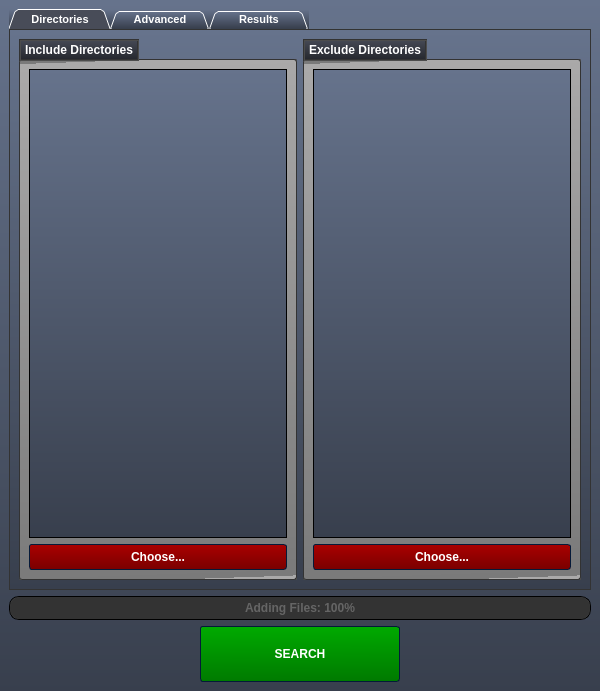
<?xml version="1.0" encoding="UTF-8"?>
<ui version="4.0">
 <class>MainWindow</class>
 <widget class="QMainWindow" name="MainWindow">
  <property name="geometry">
   <rect>
    <x>0</x>
    <y>0</y>
    <width>600</width>
    <height>691</height>
   </rect>
  </property>
  <property name="windowTitle">
   <string>MainWindow</string>
  </property>
  <property name="styleSheet">
   <string notr="true">/*Copyright (c) DevSec Studio. All rights reserved.

MIT License

Permission is hereby granted, free of charge, to any person obtaining a copy
of this software and associated documentation files (the &quot;Software&quot;), to deal
in the Software without restriction, including without limitation the rights
to use, copy, modify, merge, publish, distribute, sublicense, and/or sell
copies of the Software, and to permit persons to whom the Software is
furnished to do so, subject to the following conditions:

The above copyright notice and this permission notice shall be included in all
copies or substantial portions of the Software.

THE SOFTWARE IS PROVIDED *AS IS*, WITHOUT WARRANTY OF ANY KIND, EXPRESS OR
IMPLIED, INCLUDING BUT NOT LIMITED TO THE WARRANTIES OF MERCHANTABILITY,
FITNESS FOR A PARTICULAR PURPOSE AND NONINFRINGEMENT. IN NO EVENT SHALL THE
AUTHORS OR COPYRIGHT HOLDERS BE LIABLE FOR ANY CLAIM, DAMAGES OR OTHER
LIABILITY, WHETHER IN AN ACTION OF CONTRACT, TORT OR OTHERWISE, ARISING FROM,
OUT OF OR IN CONNECTION WITH THE SOFTWARE OR THE USE OR OTHER DEALINGS IN THE
SOFTWARE.
*/

/*-----QWidget-----*/
QWidget
{
	background-color: qlineargradient(spread:repeat, x1:1, y1:0, x2:1, y2:1, stop:0 rgba(102, 115, 140, 255),stop:1 rgba(56, 63, 77, 255));
	color: #ffffff;
	border-color: #051a39;

}


/*-----QLabel-----*/
QLabel
{
	background-color: transparent;
	color: #ffffff;
	font-weight: bold;

}


QLabel::disabled
{
	background-color: transparent;
	color: #898988;

}


/*-----QMenuBar-----*/
QMenuBar
{
	background-color: #484c58;
	color: #ffffff;
	border-color: #051a39;
	font-weight: bold;

}


QMenuBar::disabled
{
	background-color: #404040;
	color: #898988;
	border-color: #051a39;

}


QMenuBar::item
{
    background-color: transparent;

}


QMenuBar::item:selected
{
    background-color: #c4c5c3;
	color: #000000;
    border: 1px solid #000000;

}


QMenuBar::item:pressed
{
    background-color: #979796;
    border: 1px solid #000;
    margin-bottom: -1px;
    padding-bottom: 1px;

}


/*-----QMenu-----*/
QMenu
{
    background-color: #c4c5c3;
    border: 1px solid;
    color: #000000;
	font-weight: bold;

}


QMenu::separator
{
    height: 1px;
    background-color: #363942;
    color: #ffffff;
    padding-left: 4px;
    margin-left: 10px;
    margin-right: 5px;

}


QMenu::item
{
    min-width : 150px;
    padding: 3px 20px 3px 20px;

}


QMenu::item:selected
{
    background-color: #363942;
    color: #ffffff;

}


QMenu::item:disabled
{
    color: #898988;
}


/*-----QToolTip-----*/
QToolTip
{
	background-color: #bbbcba;
	color: #000000;
	border-color: #051a39;
	border : 1px solid #000000;
	border-radius: 2px;

}


/*-----QPushButton-----*/
QPushButton
{
	background-color: qlineargradient(spread:repeat, x1:0.486, y1:0, x2:0.505, y2:1, stop:0.00480769 rgba(170, 0, 0, 255),stop:1 rgba(122, 0, 0, 255));
	color: #ffffff;
	font-weight: bold;
	border-style: solid;
	border-width: 1px;
	border-radius: 3px;
	border-color: #051a39;
	padding: 5px;

}


QPushButton::disabled
{
	background-color: #404040;
	color: #656565;
	border-color: #051a39;

}


QPushButton::hover
{
	background-color: #9c0000;
	color: #ffffff;
	border-style: solid;
	border-width: 1px;
	border-radius: 3px;
	border-color: #051a39;
	padding: 5px;

}


QPushButton::pressed
{
	background-color: #880000;
	color: #ffffff;
	border-style: solid;
	border-width: 2px;
	border-radius: 3px;
	border-color: #000000;
	padding: 5px;

}


/*-----QToolButton-----*/
QToolButton 
{
	background-color: qlineargradient(spread:repeat, x1:1, y1:0, x2:1, y2:1, stop:0 rgba(177, 181, 193, 255),stop:1 rgba(159, 163, 174, 255));
	color: #ffffff;
	font-weight: bold;
	border-style: solid;
	border-width: 1px;
	border-radius: 3px;
	border-color: #051a39;
	padding: 5px;

}


QToolButton::disabled
{
	background-color: #404040;
	color: #656565;
	border-color: #051a39;

}


QToolButton::hover
{
	background-color: #9fa3ae;
	color: #ffffff;
	border-style: solid;
	border-width: 1px;
	border-radius: 3px;
	border-color: #051a39;
	padding: 5px;

}


QToolButton::pressed
{
	background-color: #7b7e86;
	color: #ffffff;
	border-style: solid;
	border-width: 2px;
	border-radius: 3px;
	border-color: #000000;
	padding: 5px;

}


/*-----QComboBox-----*/
QComboBox
{
    background-color: qlineargradient(spread:repeat, x1:1, y1:0, x2:1, y2:1, stop:0 rgba(118, 118, 118, 255),stop:1 rgba(70, 70, 70, 255));
    border: 1px solid #333333;
    border-radius: 3px;
    padding-left: 6px;
    color: lightgray;
	font-weight: bold;
    height: 20px;

}


QComboBox::disabled
{
	background-color: #404040;
	color: #656565;
	border-color: #051a39;

}


QComboBox:hover
{
    background-color: #646464;

}


QComboBox:on
{
    background-color: #979796;
	color: #000000;

}


QComboBox QAbstractItemView
{
    background-color: #c4c5c3;
    color: #000000;
    border: 1px solid black;
    selection-background-color: #363942;
    selection-color: #ffffff;
    outline: 0;

}


QComboBox::drop-down
{
    subcontrol-origin: padding;
    subcontrol-position: top right;
    width: 15px;
    border-left-width: 1px;
    border-left-color: darkgray;
    border-left-style: solid; 
    border-top-right-radius: 3px; 
    border-bottom-right-radius: 3px;

}


QComboBox::down-arrow
{
    image: url(://arrow-down.png);
    width: 8px;
    height: 8px;
}






/*-----QLineEdit-----*/
QLineEdit
{
	background-color: #000000;
	color: #00ff00;
	font-weight: bold;
    border: 1px solid #333333;
	padding: 4px;

}


QLineEdit:hover
{
    border: 1px solid #00ff00;

}


QLineEdit::disabled
{
	background-color: #404040;
	color: #656565;
	border-width: 1px;
	border-color: #051a39;
	padding: 2px;

}


/*-----QTextEdit-----*/
QTextEdit
{
	background-color: #808080;
	color: #fff;
	border: 1px groove #333333;

}


QTextEdit::disabled
{
	background-color: #404040;
	color: #656565;
	border-color: #051a39;

}


/*-----QGroupBox-----*/
QGroupBox 
{
    border: 1px groove #333333;
	border-radius: 2px;
    margin-top: 20px;

}


QGroupBox 
{
	background-color: qlineargradient(spread:repeat, x1:0.486, y1:0, x2:0.505, y2:1, stop:0.00480769 rgba(170, 169, 169, 255),stop:1 rgba(122, 122, 122, 255));
	font-weight: bold;

}


QGroupBox::title  
{
    background-color: qlineargradient(spread:repeat, x1:1, y1:0, x2:1, y2:1, stop:0 rgba(71, 75, 87, 255),stop:1 rgba(35, 37, 43, 255));
    color: #ffffff;
    border: 2px groove #333333;
    subcontrol-origin: margin;
    subcontrol-position: top left;
    padding: 2px;

}


QGroupBox::title::disabled
{
	background-color: #404040;
	color: #656565;
    subcontrol-origin: margin;
    subcontrol-position: top left;
    padding: 5px;
	border-top-left-radius: 3px;
	border-top-right-radius: 3px;

}


/*-----QCheckBox-----*/
QCheckBox{
	background-color: transparent;
	font-weight: bold;
	color: #fff;

}


QCheckBox::indicator
{
    color: #b1b1b1;
    background-color: #323232;
    border: 2px solid #222222;
    width: 12px;
    height: 12px;

}


QCheckBox::indicator:checked
{
    image:url(://checkbox.png);
    border: 2px solid #00ff00;

}


QCheckBox::indicator:unchecked:hover
{
    border: 2px solid #00ff00;

}


QCheckBox::disabled
{
	color: #656565;

}


QCheckBox::indicator:disabled
{
	background-color: #656565;
	color: #656565;
    border: 1px solid #656565;

}


/*-----QRadioButton-----*/
QRadioButton{
	background-color: transparent;
	font-weight: bold;
	color: #fff;

}


QRadioButton::indicator::unchecked
{ 
	border: 2px inset #222222; 
	border-radius: 6px; 
	background-color:  #323232;
	width: 9px; 
	height: 9px; 

}


QRadioButton::indicator::unchecked:hover
{ 
	border: 2px solid #00ff00; 
	border-radius: 5px; 
	background-color:  #323232;
	width: 9px; 
	height: 9px; 

}


QRadioButton::indicator::checked
{ 
	border: 2px inset #222222; 
	border-radius: 5px; 
	background-color: #00ff00; 
	width: 9px; 
	height: 9px; 

}


QRadioButton::disabled
{
	color: #656565;

}


QRadioButton::indicator:disabled
{
	background-color: #656565;
	color: #656565;
    border: 2px solid #656565;

}


/*-----QTableView &amp; QTableWidget-----*/
QTableView
{
    background-color: #808080;
    border: 1px groove #333333;
    color: #f0f0f0;
	font-weight: bold;
    gridline-color: #333333;
    outline : 0;

}


QTableView::disabled
{
    background-color: #242526;
    border: 1px solid #32414B;
    color: #656565;
    gridline-color: #656565;
    outline : 0;

}


QTableView::item:hover 
{
    background-color: #484c58;
    color: #f0f0f0;

}


QTableView::item:selected 
{
    background-color: #484c58;
    border: 2px groove #00ff00;
    color: #F0F0F0;

}


QTableView::item:selected:disabled
{
    background-color: #1a1b1c;
    border: 2px solid #525251;
    color: #656565;

}


QTableCornerButton::section
{
    background-color: #282830;

}


QHeaderView::section
{
    background-color: #282830;
    color: #fff;
	font-weight: bold;
    text-align: left;
	padding: 4px;
	
}


QHeaderView::section:disabled
{
    background-color: #525251;
    color: #656565;

}


QHeaderView::section:checked
{
    background-color: #00ff00;

}


QHeaderView::section:checked:disabled
{
    color: #656565;
    background-color: #525251;

}


QHeaderView::section::vertical::first,
QHeaderView::section::vertical::only-one
{
    border-top: 0px;

}


QHeaderView::section::vertical
{
    border-top: 0px;

}


QHeaderView::section::horizontal::first,
QHeaderView::section::horizontal::only-one
{
    border-left: 0px;

}


QHeaderView::section::horizontal
{
    border-left: 0px;

}


/*-----QTabWidget-----*/
QTabBar::tab
{
	background-color: transparent;
	color: #ffffff;
	font-weight: bold;
	width: 80px;
	height: 9px;
	
}


QTabBar::tab:disabled
{
	background-color: #656565;
	color: #656565;

}


QTabWidget::pane 
{
	background-color: transparent;
	color: #ffffff;
	border: 1px groove #333333;

}


QTabBar::tab:selected
{
    background-color: #484c58;
	color: #ffffff;
	border: 1px groove #333333;
	border-bottom: 0px;

}


QTabBar::tab:selected:disabled
{
	background-color: #404040;
	color: #656565;

}


QTabBar::tab:!selected 
{
    background-color: #a3a7b2;

}


QTabBar::tab:!selected:hover 
{
    background-color: #484c58;

}


QTabBar::tab:top:!selected 
{
    margin-top: 1px;

}


QTabBar::tab:bottom:!selected 
{
    margin-bottom: 3px;

}


QTabBar::tab:top, QTabBar::tab:bottom 
{
    min-width: 8ex;
    margin-right: -1px;
    padding: 5px 10px 5px 10px;

}


QTabBar::tab:top:selected 
{
    border-bottom-color: none;

}


QTabBar::tab:bottom:selected 
{
    border-top-color: none;

}


QTabBar::tab:top:last, QTabBar::tab:bottom:last,
QTabBar::tab:top:only-one, QTabBar::tab:bottom:only-one 
{
    margin-right: 0;

}


QTabBar::tab:left:!selected 
{
    margin-right: 2px;

}


QTabBar::tab:right:!selected
{
    margin-left: 2px;

}


QTabBar::tab:left, QTabBar::tab:right 
{
    min-height: 15ex;
    margin-bottom: -1px;
    padding: 10px 5px 10px 5px;

}


QTabBar::tab:left:selected 
{
    border-left-color: none;

}


QTabBar::tab:right:selected 
{
    border-right-color: none;

}


QTabBar::tab:left:last, QTabBar::tab:right:last,
QTabBar::tab:left:only-one, QTabBar::tab:right:only-one 
{
    margin-bottom: 0;

}


/*-----QSlider-----*/
QSlider{
	background-color: transparent;

}


QSlider::groove:horizontal 
{
	background-color: transparent;
	height: 6px;

}


QSlider::sub-page:horizontal 
{
	background-color: qlineargradient(spread:reflect, x1:1, y1:0, x2:1, y2:1, stop:0.00480769 rgba(201, 201, 201, 255),stop:1 rgba(72, 72, 72, 255));
	border: 1px solid #000;

}


QSlider::add-page:horizontal 
{
	background-color: #404040;
	border: 1px solid #000; 

}


QSlider::handle:horizontal 
{
	background-color: qlineargradient(spread:reflect, x1:1, y1:0, x2:1, y2:1, stop:0.00480769 rgba(201, 201, 201, 255),stop:1 rgba(72, 72, 72, 255));
	border: 1px solid #000; 
	width: 12px;
	margin-top: -6px;
	margin-bottom: -6px;

}


QSlider::handle:horizontal:hover 
{
	background-color: #808080;

}


QSlider::sub-page:horizontal:disabled 
{
	background-color: #bbb;
	border-color: #999;

}


QSlider::add-page:horizontal:disabled 
{
	background-color: #eee;
	border-color: #999;

}


QSlider::handle:horizontal:disabled 
{
	background-color: #eee;
	border: 1px solid #aaa;

}


QSlider::groove:vertical 
{
	background-color: transparent;
	width: 6px;

}


QSlider::sub-page:vertical 
{
	background-color: qlineargradient(spread:reflect, x1:0, y1:0.483, x2:1, y2:0.517, stop:0.00480769 rgba(201, 201, 201, 255),stop:1 rgba(72, 72, 72, 255));
	border: 1px solid #000;

}


QSlider::add-page:vertical 
{
	background-color: #404040;
	border: 1px solid #000;

}


QSlider::handle:vertical 
{
	background-color: qlineargradient(spread:reflect, x1:0, y1:0.483, x2:1, y2:0.517, stop:0.00480769 rgba(201, 201, 201, 255),stop:1 rgba(72, 72, 72, 255));
	border: 1px solid #000;
	height: 12px;
	margin-left: -6px;
	margin-right: -6px;

}


QSlider::handle:vertical:hover 
{
	background-color: #808080;

}


QSlider::sub-page:vertical:disabled 
{
	background-color: #bbb;
	border-color: #999;

}


QSlider::add-page:vertical:disabled 
{
	background-color: #eee;
	border-color: #999;

}


QSlider::handle:vertical:disabled 
{
	background-color: #eee;
	border: 1px solid #aaa;
	border-radius: 3px;

}


/*-----QDial-----*/
QDial
{
	background-color: #600000;

}


QDial::disabled
{
	background-color: #404040;

}


/*-----QScrollBar-----*/
QScrollBar:horizontal
{
    border: 1px solid #222222;
    background-color: #63676d;
    height: 18px;
    margin: 0px 18px 0 18px;

}


QScrollBar::handle:horizontal
{
    background-color: #a6acb3;
	border: 1px solid #656565;
	border-radius: 2px;
    min-height: 20px;

}


QScrollBar::add-line:horizontal
{
    border: 1px solid #1b1b19;
    background-color: #a6acb3;
    width: 18px;
    subcontrol-position: right;
    subcontrol-origin: margin;

}


QScrollBar::sub-line:horizontal
{
    border: 1px solid #1b1b19;
    background-color: #a6acb3;
    width: 18px;
    subcontrol-position: left;
    subcontrol-origin: margin;

}


QScrollBar::right-arrow:horizontal
{
    image: url(://arrow-right.png);
    width: 8px;
    height: 8px;

}


QScrollBar::left-arrow:horizontal
{
    image: url(://arrow-left.png);
    width: 8px;
    height: 8px;

}


QScrollBar::add-page:horizontal, QScrollBar::sub-page:horizontal
{
    background: none;

}


QScrollBar:vertical
{
    background-color: #63676d;
    width: 18px;
    margin: 18px 0 18px 0;
    border: 1px solid #222222;

}


QScrollBar::handle:vertical
{
    background-color: #a6acb3;
	border: 1px solid #656565;
	border-radius: 2px;
    min-height: 20px;

}


QScrollBar::add-line:vertical
{
    border: 1px solid #1b1b19;
    background-color: #a6acb3;
    height: 18px;
    subcontrol-position: bottom;
    subcontrol-origin: margin;

}


QScrollBar::sub-line:vertical
{
    border: 1px solid #1b1b19;
    background-color: #a6acb3;
    height: 18px;
    subcontrol-position: top;
    subcontrol-origin: margin;

}


QScrollBar::up-arrow:vertical
{
    image: url(://arrow-up.png);
    width: 8px;
    height: 8px;

}


QScrollBar::down-arrow:vertical
{
    image: url(://arrow-down.png);
    width: 8px;
    height: 8px;

}


QScrollBar::add-page:vertical, QScrollBar::sub-page:vertical
{
    background: none;

}


/*-----QProgressBar-----*/
QProgressBar
{
	background-color: #000;
	color: #00ff00;
	font-weight: bold;
	border: 0px groove #000;
	border-radius: 10px;
	text-align: center;

}


QProgressBar:disabled
{
	background-color: #404040;
	color: #656565;
	border-color: #051a39;
	border: 1px solid #000;
	border-radius: 10px;
	text-align: center;

}


QProgressBar::chunk {
	background-color: #ffaf02;
	border: 0px;
	border-radius: 10px;
	color: #000;

}


QProgressBar::chunk:disabled {
	background-color: #333;
	border: 0px;
	border-radius: 10px;
	color: #656565;
}


/*-----QStatusBar-----*/
QStatusBar
{
	background-color: qlineargradient(spread:repeat, x1:1, y1:0, x2:1, y2:1, stop:0 rgba(102, 115, 140, 255),stop:1 rgba(56, 63, 77, 255));
	color: #ffffff;
	border-color: #051a39;
	font-weight: bold;

}


</string>
  </property>
  <property name="tabShape">
   <enum>QTabWidget::Rounded</enum>
  </property>
  <widget class="QWidget" name="centralwidget">
   <layout class="QGridLayout" name="gridLayout">
    <item row="1" column="0">
     <layout class="QGridLayout" name="gridLayout_12">
      <item row="1" column="0">
       <spacer name="horizontalSpacer">
        <property name="orientation">
         <enum>Qt::Horizontal</enum>
        </property>
        <property name="sizeHint" stdset="0">
         <size>
          <width>40</width>
          <height>20</height>
         </size>
        </property>
       </spacer>
      </item>
      <item row="1" column="1">
       <widget class="QPushButton" name="search_button">
        <property name="minimumSize">
         <size>
          <width>200</width>
          <height>56</height>
         </size>
        </property>
        <property name="maximumSize">
         <size>
          <width>16777215</width>
          <height>56</height>
         </size>
        </property>
        <property name="styleSheet">
         <string notr="true">QPushButton
{
	background-color: qlineargradient(spread:repeat, x1:0.486, y1:0, x2:0.505, y2:1, stop:0.00480769 rgba(0, 170, 0, 255),stop:1 rgba(0, 122, 0, 255));
	color: #ffffff;
	font-weight: bold;
	border-style: solid;
	border-width: 1px;
	border-radius: 3px;
	border-color: #051a39;
	padding: 5px;

}


QPushButton::disabled
{
	background-color: #404040;
	color: #656565;
	border-color: #051a39;

}


QPushButton::hover
{
	background-color: #009c00;
	color: #ffffff;
	border-style: solid;
	border-width: 1px;
	border-radius: 3px;
	border-color: #051a39;
	padding: 5px;

}


QPushButton::pressed
{
	background-color: #008800;
	color: #ffffff;
	border-style: solid;
	border-width: 2px;
	border-radius: 3px;
	border-color: #000000;
	padding: 5px;

}
</string>
        </property>
        <property name="text">
         <string>SEARCH</string>
        </property>
       </widget>
      </item>
      <item row="1" column="2">
       <spacer name="horizontalSpacer_2">
        <property name="orientation">
         <enum>Qt::Horizontal</enum>
        </property>
        <property name="sizeHint" stdset="0">
         <size>
          <width>40</width>
          <height>20</height>
         </size>
        </property>
       </spacer>
      </item>
      <item row="0" column="0" colspan="3">
       <widget class="QProgressBar" name="progress_bar">
        <property name="enabled">
         <bool>false</bool>
        </property>
        <property name="sizePolicy">
         <sizepolicy hsizetype="Ignored" vsizetype="Fixed">
          <horstretch>0</horstretch>
          <verstretch>0</verstretch>
         </sizepolicy>
        </property>
        <property name="maximumSize">
         <size>
          <width>16777215</width>
          <height>26</height>
         </size>
        </property>
        <property name="font">
         <font>
          <pointsize>9</pointsize>
          <italic>false</italic>
          <bold>true</bold>
         </font>
        </property>
        <property name="value">
         <number>100</number>
        </property>
        <property name="textVisible">
         <bool>true</bool>
        </property>
        <property name="format">
         <string>Adding Files: %p%</string>
        </property>
       </widget>
      </item>
     </layout>
    </item>
    <item row="0" column="0">
     <widget class="QTabWidget" name="tabs">
      <property name="font">
       <font>
        <pointsize>8</pointsize>
        <italic>false</italic>
        <bold>true</bold>
        <underline>false</underline>
        <strikeout>false</strikeout>
        <kerning>true</kerning>
       </font>
      </property>
      <property name="focusPolicy">
       <enum>Qt::NoFocus</enum>
      </property>
      <property name="tabShape">
       <enum>QTabWidget::Triangular</enum>
      </property>
      <property name="currentIndex">
       <number>0</number>
      </property>
      <property name="usesScrollButtons">
       <bool>false</bool>
      </property>
      <property name="tabBarAutoHide">
       <bool>false</bool>
      </property>
      <widget class="QWidget" name="directories">
       <attribute name="title">
        <string>Directories</string>
       </attribute>
       <layout class="QGridLayout" name="gridLayout_4">
        <item row="0" column="1">
         <widget class="QGroupBox" name="exclude_directories_group_box">
          <property name="minimumSize">
           <size>
            <width>276</width>
            <height>500</height>
           </size>
          </property>
          <property name="maximumSize">
           <size>
            <width>16777215</width>
            <height>16777215</height>
           </size>
          </property>
          <property name="title">
           <string>Exclude Directories</string>
          </property>
          <layout class="QVBoxLayout" name="verticalLayout_3">
           <item>
            <widget class="QListWidget" name="exclude_directories_list_widget"/>
           </item>
           <item>
            <widget class="QPushButton" name="choose_exclude_directories">
             <property name="text">
              <string>Choose...</string>
             </property>
            </widget>
           </item>
          </layout>
         </widget>
        </item>
        <item row="0" column="0">
         <widget class="QGroupBox" name="include_directories_group_box">
          <property name="sizePolicy">
           <sizepolicy hsizetype="Preferred" vsizetype="Ignored">
            <horstretch>0</horstretch>
            <verstretch>0</verstretch>
           </sizepolicy>
          </property>
          <property name="minimumSize">
           <size>
            <width>276</width>
            <height>500</height>
           </size>
          </property>
          <property name="maximumSize">
           <size>
            <width>16777215</width>
            <height>16777215</height>
           </size>
          </property>
          <property name="title">
           <string>Include Directories</string>
          </property>
          <layout class="QVBoxLayout" name="verticalLayout_2">
           <item>
            <widget class="QListWidget" name="include_directories_list_widget"/>
           </item>
           <item>
            <widget class="QPushButton" name="choose_include_directories">
             <property name="text">
              <string>Choose...</string>
             </property>
            </widget>
           </item>
          </layout>
         </widget>
        </item>
       </layout>
      </widget>
      <widget class="QWidget" name="advanced">
       <attribute name="title">
        <string>Advanced</string>
       </attribute>
       <layout class="QGridLayout" name="gridLayout_6">
        <item row="0" column="0" rowspan="3">
         <widget class="QGroupBox" name="include_masks_group_box">
          <property name="sizePolicy">
           <sizepolicy hsizetype="Preferred" vsizetype="Preferred">
            <horstretch>0</horstretch>
            <verstretch>0</verstretch>
           </sizepolicy>
          </property>
          <property name="title">
           <string>Include Masks</string>
          </property>
          <layout class="QGridLayout" name="gridLayout_9">
           <item row="1" column="1">
            <widget class="QLineEdit" name="include_mask_line_edit">
             <property name="autoFillBackground">
              <bool>false</bool>
             </property>
             <property name="text">
              <string/>
             </property>
             <property name="placeholderText">
              <string>Enter mask here...</string>
             </property>
             <property name="clearButtonEnabled">
              <bool>true</bool>
             </property>
            </widget>
           </item>
           <item row="2" column="1">
            <widget class="QPushButton" name="add_include_mask_button">
             <property name="text">
              <string>Add</string>
             </property>
            </widget>
           </item>
           <item row="0" column="1">
            <widget class="QListWidget" name="include_masks_list_widget"/>
           </item>
          </layout>
         </widget>
        </item>
        <item row="1" column="2">
         <widget class="QGroupBox" name="hashing_algorithm_group_box">
          <property name="sizePolicy">
           <sizepolicy hsizetype="Preferred" vsizetype="Preferred">
            <horstretch>0</horstretch>
            <verstretch>0</verstretch>
           </sizepolicy>
          </property>
          <property name="minimumSize">
           <size>
            <width>130</width>
            <height>100</height>
           </size>
          </property>
          <property name="maximumSize">
           <size>
            <width>130</width>
            <height>200</height>
           </size>
          </property>
          <property name="title">
           <string>Hashing Algorithm</string>
          </property>
          <layout class="QGridLayout" name="gridLayout_10">
           <item row="1" column="0">
            <widget class="QRadioButton" name="sha1_radio_button">
             <property name="text">
              <string>SHA1</string>
             </property>
             <attribute name="buttonGroup">
              <string notr="true">hashing_button_group</string>
             </attribute>
            </widget>
           </item>
           <item row="0" column="0">
            <widget class="QRadioButton" name="md5_radio_button">
             <property name="text">
              <string>MD5</string>
             </property>
             <property name="checked">
              <bool>true</bool>
             </property>
             <attribute name="buttonGroup">
              <string notr="true">hashing_button_group</string>
             </attribute>
            </widget>
           </item>
           <item row="2" column="0">
            <widget class="QRadioButton" name="sha512_radio_button">
             <property name="text">
              <string>SHA512</string>
             </property>
             <attribute name="buttonGroup">
              <string notr="true">hashing_button_group</string>
             </attribute>
            </widget>
           </item>
          </layout>
         </widget>
        </item>
        <item row="0" column="1" rowspan="3">
         <widget class="QGroupBox" name="exclude_masks_group_box">
          <property name="title">
           <string>Exclude Masks</string>
          </property>
          <layout class="QGridLayout" name="gridLayout_8">
           <item row="1" column="1">
            <widget class="QLineEdit" name="exclude_mask_line_edit">
             <property name="autoFillBackground">
              <bool>false</bool>
             </property>
             <property name="text">
              <string/>
             </property>
             <property name="placeholderText">
              <string>Enter mask here...</string>
             </property>
             <property name="clearButtonEnabled">
              <bool>true</bool>
             </property>
            </widget>
           </item>
           <item row="2" column="1">
            <widget class="QPushButton" name="add_exclude_mask_button">
             <property name="text">
              <string>Add</string>
             </property>
            </widget>
           </item>
           <item row="0" column="1">
            <widget class="QListWidget" name="exclude_masks_list_widget"/>
           </item>
          </layout>
         </widget>
        </item>
        <item row="0" column="2">
         <widget class="QGroupBox" name="search_type_group_box">
          <property name="sizePolicy">
           <sizepolicy hsizetype="Preferred" vsizetype="Preferred">
            <horstretch>0</horstretch>
            <verstretch>0</verstretch>
           </sizepolicy>
          </property>
          <property name="minimumSize">
           <size>
            <width>130</width>
            <height>100</height>
           </size>
          </property>
          <property name="maximumSize">
           <size>
            <width>130</width>
            <height>200</height>
           </size>
          </property>
          <property name="title">
           <string>Search Type</string>
          </property>
          <layout class="QGridLayout" name="gridLayout_11">
           <item row="0" column="0">
            <widget class="QRadioButton" name="hash_type">
             <property name="text">
              <string>Hash</string>
             </property>
             <property name="checked">
              <bool>true</bool>
             </property>
             <attribute name="buttonGroup">
              <string notr="true">search_type_button_group</string>
             </attribute>
            </widget>
           </item>
           <item row="1" column="0">
            <widget class="QRadioButton" name="name_type">
             <property name="text">
              <string>Name</string>
             </property>
             <attribute name="buttonGroup">
              <string notr="true">search_type_button_group</string>
             </attribute>
            </widget>
           </item>
          </layout>
         </widget>
        </item>
        <item row="2" column="2">
         <widget class="QGroupBox" name="parameters_group_box">
          <property name="sizePolicy">
           <sizepolicy hsizetype="Preferred" vsizetype="Preferred">
            <horstretch>0</horstretch>
            <verstretch>0</verstretch>
           </sizepolicy>
          </property>
          <property name="minimumSize">
           <size>
            <width>130</width>
            <height>100</height>
           </size>
          </property>
          <property name="maximumSize">
           <size>
            <width>130</width>
            <height>200</height>
           </size>
          </property>
          <property name="title">
           <string>Parameters</string>
          </property>
          <layout class="QGridLayout" name="gridLayout_2">
           <item row="2" column="0">
            <widget class="QLabel" name="min_file_size_label">
             <property name="maximumSize">
              <size>
               <width>16777215</width>
               <height>33</height>
              </size>
             </property>
             <property name="text">
              <string>Min File Size</string>
             </property>
            </widget>
           </item>
           <item row="5" column="0">
            <widget class="QSpinBox" name="block_size_spin_box">
             <property name="styleSheet">
              <string notr="true"/>
             </property>
             <property name="buttonSymbols">
              <enum>QAbstractSpinBox::UpDownArrows</enum>
             </property>
             <property name="accelerated">
              <bool>true</bool>
             </property>
             <property name="suffix">
              <string> byte(s)</string>
             </property>
             <property name="minimum">
              <number>1</number>
             </property>
             <property name="maximum">
              <number>10000000</number>
             </property>
             <property name="singleStep">
              <number>1</number>
             </property>
             <property name="value">
              <number>512</number>
             </property>
            </widget>
           </item>
           <item row="6" column="0">
            <widget class="QLabel" name="depth_label">
             <property name="maximumSize">
              <size>
               <width>16777215</width>
               <height>33</height>
              </size>
             </property>
             <property name="text">
              <string>Search Depth</string>
             </property>
            </widget>
           </item>
           <item row="4" column="0">
            <widget class="QLabel" name="block_size_label">
             <property name="maximumSize">
              <size>
               <width>16777215</width>
               <height>33</height>
              </size>
             </property>
             <property name="text">
              <string>Block Size</string>
             </property>
            </widget>
           </item>
           <item row="3" column="0">
            <widget class="QSpinBox" name="min_file_size_spin_box">
             <property name="styleSheet">
              <string notr="true"/>
             </property>
             <property name="buttonSymbols">
              <enum>QAbstractSpinBox::UpDownArrows</enum>
             </property>
             <property name="accelerated">
              <bool>true</bool>
             </property>
             <property name="suffix">
              <string> byte(s)</string>
             </property>
             <property name="minimum">
              <number>0</number>
             </property>
             <property name="maximum">
              <number>10000000</number>
             </property>
             <property name="singleStep">
              <number>1</number>
             </property>
             <property name="value">
              <number>0</number>
             </property>
            </widget>
           </item>
           <item row="7" column="0">
            <widget class="QSpinBox" name="depth_spin_box">
             <property name="styleSheet">
              <string notr="true"/>
             </property>
             <property name="buttonSymbols">
              <enum>QAbstractSpinBox::UpDownArrows</enum>
             </property>
             <property name="accelerated">
              <bool>true</bool>
             </property>
             <property name="suffix">
              <string/>
             </property>
             <property name="minimum">
              <number>0</number>
             </property>
             <property name="maximum">
              <number>10000000</number>
             </property>
             <property name="singleStep">
              <number>1</number>
             </property>
             <property name="value">
              <number>0</number>
             </property>
            </widget>
           </item>
          </layout>
         </widget>
        </item>
       </layout>
      </widget>
      <widget class="QWidget" name="results">
       <attribute name="title">
        <string>Results</string>
       </attribute>
       <layout class="QGridLayout" name="gridLayout_7">
        <item row="1" column="0">
         <spacer name="horizontalSpacer_3">
          <property name="orientation">
           <enum>Qt::Horizontal</enum>
          </property>
          <property name="sizeHint" stdset="0">
           <size>
            <width>40</width>
            <height>20</height>
           </size>
          </property>
         </spacer>
        </item>
        <item row="1" column="1">
         <widget class="QPushButton" name="remove_selected_duplicates_button">
          <property name="minimumSize">
           <size>
            <width>300</width>
            <height>0</height>
           </size>
          </property>
          <property name="text">
           <string>Remove Selected</string>
          </property>
         </widget>
        </item>
        <item row="1" column="2">
         <spacer name="horizontalSpacer_4">
          <property name="orientation">
           <enum>Qt::Horizontal</enum>
          </property>
          <property name="sizeHint" stdset="0">
           <size>
            <width>40</width>
            <height>20</height>
           </size>
          </property>
         </spacer>
        </item>
        <item row="0" column="0" colspan="3">
         <widget class="QTreeWidget" name="duplicates_tree_widget">
          <property name="columnCount">
           <number>0</number>
          </property>
         </widget>
        </item>
       </layout>
      </widget>
     </widget>
    </item>
   </layout>
  </widget>
 </widget>
 <resources/>
 <connections/>
 <buttongroups>
  <buttongroup name="hashing_button_group"/>
  <buttongroup name="search_type_button_group"/>
 </buttongroups>
</ui>
